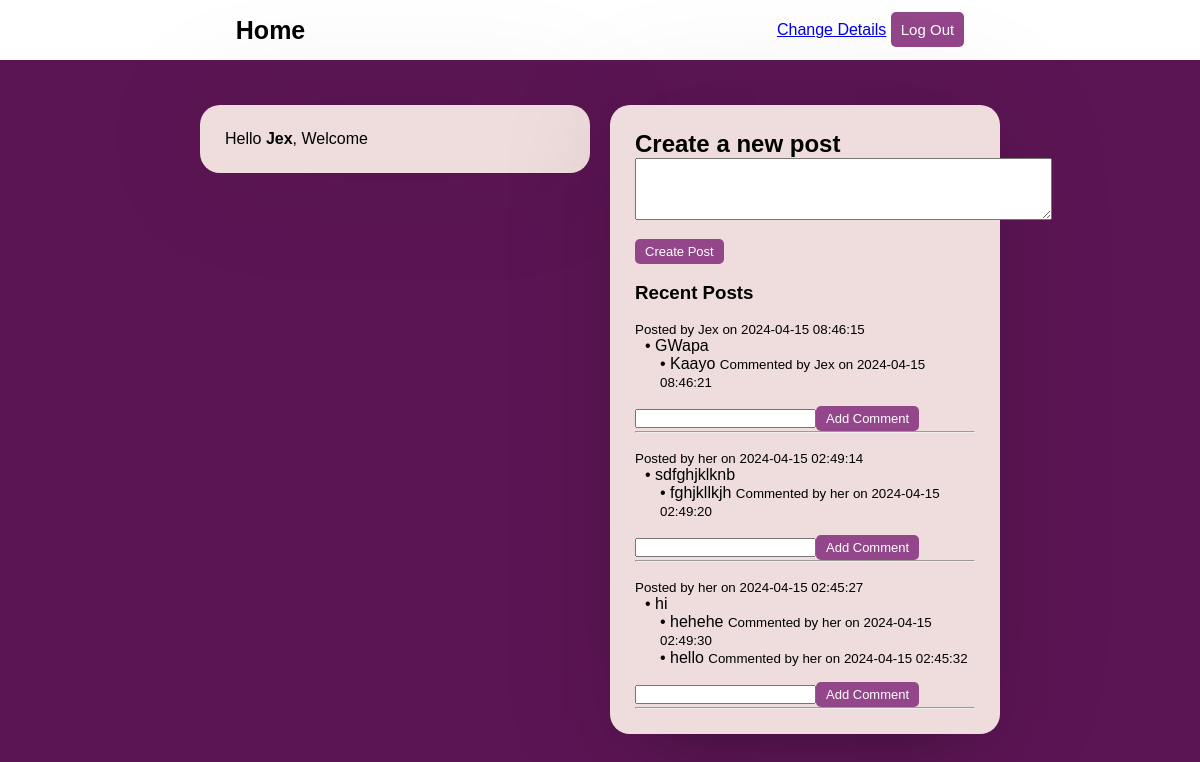
The app's page /home.php (signed in) with its own data.
### tables this page shows
CREATE TABLE `users` (
  `id` int(6) NOT NULL,
  `username` varchar(50) NOT NULL,
  `email` varchar(50) NOT NULL,
  `password` varchar(255) NOT NULL,
  `created_at` timestamp NOT NULL DEFAULT current_timestamp()
);

CREATE TABLE `posts` (
  `id` int(6) NOT NULL,
  `user_id` int(6) NOT NULL,
  `content` text DEFAULT NULL,
  `created_at` timestamp NOT NULL DEFAULT current_timestamp()
);

CREATE TABLE `comments` (
  `id` int(6) UNSIGNED NOT NULL,
  `post_id` int(6) NOT NULL,
  `user_id` int(6) NOT NULL,
  `content` text DEFAULT NULL,
  `created_at` timestamp NOT NULL DEFAULT current_timestamp()
);

### home.php (the view, shortened to what this page needs)
<?php
include("php/config.php");
$sql = "SELECT posts.*, users.username AS username FROM posts INNER JOIN users ON posts.user_id = users.id ORDER BY posts.created_at DESC";
$result = $conn->query($sql);
?>
<!DOCTYPE html>
<html>
<head>
    <link rel="stylesheet" href="style/style.css">
</head>
<body>
    <div class="nav">
        <div class="logo">
            <p>Home</p>
        </div>
        <div class="right-links">
            <?php
            if(isset($_SESSION['user_id'])) {
                $user_id = $_SESSION['user_id'];
                $query = mysqli_query($conn, "SELECT * FROM users WHERE id = $user_id");
                if ($query) {
                    while ($row = mysqli_fetch_assoc($query)) {
                        $res_username = $row['username'];
                        $res_id = $row['id'];
                    }
                    echo "<a href='change.php?Id=$res_id'>Change Details</a>";
                }
            }
            ?>
            <a href="php/logout.php"><button class="btn">Log Out</button></a>
        </div>
    </div>
    <main class="flex-container">
        <div class="main-box top">
            <div class="top">
                <div class="box">
                    <p>Hello <b><?php echo $res_username ?></b>, Welcome</p>
                </div>
            </div>
        </div>
        <div class="main-box bottom">
        <div class="bottom">
        <div class="box">
            <h2>Create a new post</h2>
            <form method="POST" action="<?php echo $_SERVER["PHP_SELF"]; ?>">
                <textarea name="content" rows="4" cols="50"></textarea><br>
                <input type="submit" class = "primary_btn" value="Create Post">
            </form>
            <br>
            <h3>Recent Posts</h3>
            <?php
            if ($result->num_rows > 0) {
                while ($row = $result->fetch_assoc()) {
                    $post_id = $row["id"];
                    $post_content = $row["content"];
                    $post_date = $row["created_at"];
                    $username = $row["username"];
                    echo "<br>";
                    echo "<small>Posted by $username on $post_date</small>";
                    echo "<div class='post-content'>";
                    echo "<p> • $post_content</p>";
                    echo "</div>";
                    $sql_comments = "SELECT comments.*, users.username AS comment_username
                                    FROM comments INNER JOIN users ON comments.user_id = users.id
                                    WHERE comments.post_id = $post_id ORDER BY comments.created_at DESC";
                    $comments_result = $conn->query($sql_comments);
                    if ($comments_result->num_rows > 0) {
                        echo "<ul>";
                        while ($comment = $comments_result->fetch_assoc()) {
                            $comment_content = $comment["content"];
                            $comment_date = $comment["created_at"];
                            $comment_username = $comment["comment_username"];
                            echo "<div class='comment-content'>";
                            echo "<p> • $comment_content <small>Commented by $comment_username on $comment_date</small></p>";
                            echo "</div>";
                        }
                        echo "</ul>";
                    }
                    echo "<form method='POST' action='{$_SERVER["PHP_SELF"]}'>";
                    echo "<input type='text' name='comment'>";
                    echo "<input type='submit' class = 'primary_btn' value='Add Comment'>";
                    echo "</form>";
                    echo "<hr>";
                }
            } else {
                echo "No posts found.";
            }
            ?>
            </div>
            </div>
        </div>
    </main>
</body>
</html>

### style/style.css (style rules this page uses)
* { padding: 0; margin: 0; box-sizing: border-box; font-family: 'Poppins', sans-serif; }
body { background: #5c1554; }
.box { background: #efdddd; display: flex; flex-direction: column; padding: 25px 25px; border-radius: 20px; box-shadow: 0 0 128px 0 rgba(0,0,0,0.1), 0 32px 64px -48px rgba(0,0,0,0.5); }
.btn { height: 35px; background: #93468a; border: 0; border-radius: 5px; color: #fff; font-size: 15px; cursor: pointer; transition: all .3s; margin-top: 10px; padding: 0px 10px; }
.primary_btn { height: 25px; background: #93468a; border: 0; border-radius: 5px; color: #fff; font-size: 13px; cursor: pointer; transition: all .3s; margin-top: 15px; padding: 0px 10px; }
.nav { background: #fff; display: flex; flex-direction: row; justify-content: space-around; line-height: 60px; z-index: 100; }
.logo { font-size: 25px; font-weight: 900; }
main { display: flex; align-items: flex-start; justify-content: center; margin-top: 35px; }
.main-box { display: flex; flex-direction: column; width: 50%; margin: 0 auto; }
.main-box .top { display: inline; flex-direction: column; justify-content: space-around; }
.top .box { margin-top: 10px; margin-right: 10px; margin-bottom: 15px; margin-left: 200px; }
.bottom .box { margin-top: 10px; margin-right: 200px; margin-bottom: 15px; margin-left: 10px; }
.post-content { margin-left: 10px; }
.comment-content { margin-left: 25px; }

### records on screen
users: username "Jex"
posts: user.username "Jex", created_at "2024-04-15 08:46:15", content "GWapa"
comments: content "Kaayo", user.username "Jex", created_at "2024-04-15 08:46:21"
posts: user.username "her", created_at "2024-04-15 02:49:14", content "sdfghjklknb"
comments: content "fghjkllkjh", user.username "her", created_at "2024-04-15 02:49:20"
posts: user.username "her", created_at "2024-04-15 02:45:27", content "hi"
comments: content "hehehe", user.username "her", created_at "2024-04-15 02:49:30"
comments: content "hello", user.username "her", created_at "2024-04-15 02:45:32"
